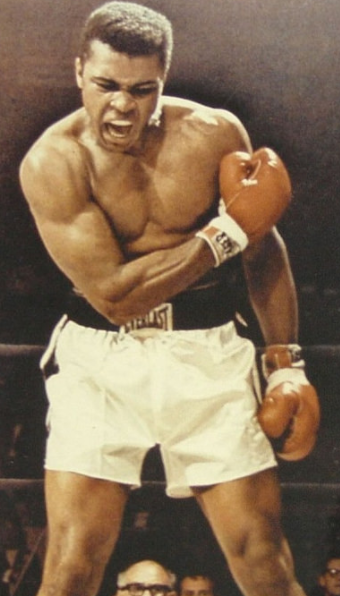
#> input picture ali-color.png, 340 x 596 px
$ python stencil.py --image ali-color.png
#> lines starting #> are read from the running program, lines starting #| are printed output that depends on the picture
from sklearn.cluster import KMeans
from sklearn.metrics import silhouette_samples, silhouette_score

import matplotlib
matplotlib.use("TkAgg")
from matplotlib import pyplot as plt

import matplotlib.cm as cm
import numpy as np
import argparse
import cv2
import utils


ap = argparse.ArgumentParser()
ap.add_argument("-i", "--image", help="path to the image to stencil")
args = vars(ap.parse_args())

image = cv2.imread(args["image"])
#> image is the input picture: shape (596, 340, 3); mean B, G, R 86.3, 110, 131.7
image = cv2.cvtColor(image, cv2.COLOR_BGR2RGB)

r = 100.0 / image.shape[1]
#> r = 0.294
dim = (100, int(image.shape[0] * r))
#> dim = (100, 175)

image = cv2.resize(image, dim, interpolation=cv2.INTER_AREA)
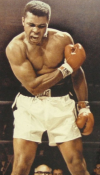
#> image: shape (175, 100, 3); mean R, G, B 131.7, 110, 86.3

plt.figure("Original")
plt.axis("off")
plt.imshow(image)

# reshape the image to be a list of pixels
image_array = image.reshape((image.shape[0] * image.shape[1], 3))

for clusters in range(4, 5):
    clt = KMeans(n_clusters = clusters)
    clt.fit(image_array)

    pixel_and_cluster = zip(image_array, clt.labels_)
    for i, (pixel, cluster_num) in enumerate( pixel_and_cluster):
        image_array[i] = clt.cluster_centers_[cluster_num]

    plt.figure("New")
    plt.axis("off")
#> (the run stopped early here; a loop or call above may not have finished)
